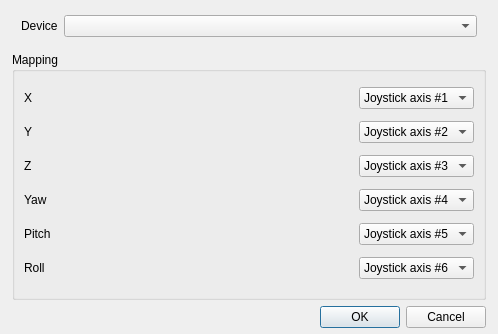
<?xml version="1.0" encoding="UTF-8"?>
<ui version="4.0">
 <class>UILinuxJoystickControls</class>
 <widget class="QWidget" name="UILinuxJoystickControls">
  <property name="windowModality">
   <enum>Qt::NonModal</enum>
  </property>
  <property name="geometry">
   <rect>
    <x>0</x>
    <y>0</y>
    <width>498</width>
    <height>334</height>
   </rect>
  </property>
  <property name="windowTitle">
   <string>Tracker settings</string>
  </property>
  <property name="windowIcon">
   <iconset>
    <normaloff>../gui/images/opentrack.png</normaloff>../gui/images/opentrack.png</iconset>
  </property>
  <layout class="QVBoxLayout" name="verticalLayout">
   <property name="leftMargin">
    <number>12</number>
   </property>
   <property name="topMargin">
    <number>6</number>
   </property>
   <property name="rightMargin">
    <number>12</number>
   </property>
   <property name="bottomMargin">
    <number>6</number>
   </property>
   <item>
    <widget class="QFrame" name="frame">
     <property name="sizePolicy">
      <sizepolicy hsizetype="Preferred" vsizetype="Maximum">
       <horstretch>0</horstretch>
       <verstretch>0</verstretch>
      </sizepolicy>
     </property>
     <property name="frameShape">
      <enum>QFrame::NoFrame</enum>
     </property>
     <layout class="QHBoxLayout" name="horizontalLayout">
      <item>
       <widget class="QLabel" name="label">
        <property name="sizePolicy">
         <sizepolicy hsizetype="Preferred" vsizetype="Maximum">
          <horstretch>0</horstretch>
          <verstretch>0</verstretch>
         </sizepolicy>
        </property>
        <property name="text">
         <string>Device</string>
        </property>
       </widget>
      </item>
      <item>
       <widget class="QComboBox" name="joylist">
        <property name="sizePolicy">
         <sizepolicy hsizetype="Expanding" vsizetype="Fixed">
          <horstretch>0</horstretch>
          <verstretch>0</verstretch>
         </sizepolicy>
        </property>
       </widget>
      </item>
     </layout>
    </widget>
   </item>
   <item>
    <widget class="QGroupBox" name="groupBox">
     <property name="title">
      <string>Mapping</string>
     </property>
     <layout class="QGridLayout" name="gridLayout">
      <item row="0" column="1">
       <widget class="QComboBox" name="joy_1">
        <property name="sizePolicy">
         <sizepolicy hsizetype="Maximum" vsizetype="Fixed">
          <horstretch>0</horstretch>
          <verstretch>0</verstretch>
         </sizepolicy>
        </property>
        <property name="currentIndex">
         <number>1</number>
        </property>
        <item>
         <property name="text">
          <string>Disabled</string>
         </property>
        </item>
        <item>
         <property name="text">
          <string>Joystick axis #1</string>
         </property>
        </item>
        <item>
         <property name="text">
          <string>Joystick axis #2</string>
         </property>
        </item>
        <item>
         <property name="text">
          <string>Joystick axis #3</string>
         </property>
        </item>
        <item>
         <property name="text">
          <string>Joystick axis #4</string>
         </property>
        </item>
        <item>
         <property name="text">
          <string>Joystick axis #5</string>
         </property>
        </item>
        <item>
         <property name="text">
          <string>Joystick axis #6</string>
         </property>
        </item>
        <item>
         <property name="text">
          <string>Joystick axis #7</string>
         </property>
        </item>
        <item>
         <property name="text">
          <string>Joystick axis #8</string>
         </property>
        </item>
       </widget>
      </item>
      <item row="1" column="1">
       <widget class="QComboBox" name="joy_2">
        <property name="sizePolicy">
         <sizepolicy hsizetype="Maximum" vsizetype="Fixed">
          <horstretch>0</horstretch>
          <verstretch>0</verstretch>
         </sizepolicy>
        </property>
        <property name="currentIndex">
         <number>2</number>
        </property>
        <item>
         <property name="text">
          <string>Disabled</string>
         </property>
        </item>
        <item>
         <property name="text">
          <string>Joystick axis #1</string>
         </property>
        </item>
        <item>
         <property name="text">
          <string>Joystick axis #2</string>
         </property>
        </item>
        <item>
         <property name="text">
          <string>Joystick axis #3</string>
         </property>
        </item>
        <item>
         <property name="text">
          <string>Joystick axis #4</string>
         </property>
        </item>
        <item>
         <property name="text">
          <string>Joystick axis #5</string>
         </property>
        </item>
        <item>
         <property name="text">
          <string>Joystick axis #6</string>
         </property>
        </item>
        <item>
         <property name="text">
          <string>Joystick axis #7</string>
         </property>
        </item>
        <item>
         <property name="text">
          <string>Joystick axis #8</string>
         </property>
        </item>
       </widget>
      </item>
      <item row="2" column="1">
       <widget class="QComboBox" name="joy_3">
        <property name="sizePolicy">
         <sizepolicy hsizetype="Maximum" vsizetype="Fixed">
          <horstretch>0</horstretch>
          <verstretch>0</verstretch>
         </sizepolicy>
        </property>
        <property name="currentIndex">
         <number>3</number>
        </property>
        <item>
         <property name="text">
          <string>Disabled</string>
         </property>
        </item>
        <item>
         <property name="text">
          <string>Joystick axis #1</string>
         </property>
        </item>
        <item>
         <property name="text">
          <string>Joystick axis #2</string>
         </property>
        </item>
        <item>
         <property name="text">
          <string>Joystick axis #3</string>
         </property>
        </item>
        <item>
         <property name="text">
          <string>Joystick axis #4</string>
         </property>
        </item>
        <item>
         <property name="text">
          <string>Joystick axis #5</string>
         </property>
        </item>
        <item>
         <property name="text">
          <string>Joystick axis #6</string>
         </property>
        </item>
        <item>
         <property name="text">
          <string>Joystick axis #7</string>
         </property>
        </item>
        <item>
         <property name="text">
          <string>Joystick axis #8</string>
         </property>
        </item>
       </widget>
      </item>
      <item row="3" column="1">
       <widget class="QComboBox" name="joy_4">
        <property name="sizePolicy">
         <sizepolicy hsizetype="Maximum" vsizetype="Fixed">
          <horstretch>0</horstretch>
          <verstretch>0</verstretch>
         </sizepolicy>
        </property>
        <property name="currentIndex">
         <number>4</number>
        </property>
        <item>
         <property name="text">
          <string>Disabled</string>
         </property>
        </item>
        <item>
         <property name="text">
          <string>Joystick axis #1</string>
         </property>
        </item>
        <item>
         <property name="text">
          <string>Joystick axis #2</string>
         </property>
        </item>
        <item>
         <property name="text">
          <string>Joystick axis #3</string>
         </property>
        </item>
        <item>
         <property name="text">
          <string>Joystick axis #4</string>
         </property>
        </item>
        <item>
         <property name="text">
          <string>Joystick axis #5</string>
         </property>
        </item>
        <item>
         <property name="text">
          <string>Joystick axis #6</string>
         </property>
        </item>
        <item>
         <property name="text">
          <string>Joystick axis #7</string>
         </property>
        </item>
        <item>
         <property name="text">
          <string>Joystick axis #8</string>
         </property>
        </item>
       </widget>
      </item>
      <item row="4" column="1">
       <widget class="QComboBox" name="joy_5">
        <property name="sizePolicy">
         <sizepolicy hsizetype="Maximum" vsizetype="Fixed">
          <horstretch>0</horstretch>
          <verstretch>0</verstretch>
         </sizepolicy>
        </property>
        <property name="currentIndex">
         <number>5</number>
        </property>
        <item>
         <property name="text">
          <string>Disabled</string>
         </property>
        </item>
        <item>
         <property name="text">
          <string>Joystick axis #1</string>
         </property>
        </item>
        <item>
         <property name="text">
          <string>Joystick axis #2</string>
         </property>
        </item>
        <item>
         <property name="text">
          <string>Joystick axis #3</string>
         </property>
        </item>
        <item>
         <property name="text">
          <string>Joystick axis #4</string>
         </property>
        </item>
        <item>
         <property name="text">
          <string>Joystick axis #5</string>
         </property>
        </item>
        <item>
         <property name="text">
          <string>Joystick axis #6</string>
         </property>
        </item>
        <item>
         <property name="text">
          <string>Joystick axis #7</string>
         </property>
        </item>
        <item>
         <property name="text">
          <string>Joystick axis #8</string>
         </property>
        </item>
       </widget>
      </item>
      <item row="5" column="1">
       <widget class="QComboBox" name="joy_6">
        <property name="sizePolicy">
         <sizepolicy hsizetype="Maximum" vsizetype="Fixed">
          <horstretch>0</horstretch>
          <verstretch>0</verstretch>
         </sizepolicy>
        </property>
        <property name="currentIndex">
         <number>6</number>
        </property>
        <item>
         <property name="text">
          <string>Disabled</string>
         </property>
        </item>
        <item>
         <property name="text">
          <string>Joystick axis #1</string>
         </property>
        </item>
        <item>
         <property name="text">
          <string>Joystick axis #2</string>
         </property>
        </item>
        <item>
         <property name="text">
          <string>Joystick axis #3</string>
         </property>
        </item>
        <item>
         <property name="text">
          <string>Joystick axis #4</string>
         </property>
        </item>
        <item>
         <property name="text">
          <string>Joystick axis #5</string>
         </property>
        </item>
        <item>
         <property name="text">
          <string>Joystick axis #6</string>
         </property>
        </item>
        <item>
         <property name="text">
          <string>Joystick axis #7</string>
         </property>
        </item>
        <item>
         <property name="text">
          <string>Joystick axis #8</string>
         </property>
        </item>
       </widget>
      </item>
      <item row="0" column="0">
       <widget class="QLabel" name="label_5">
        <property name="text">
         <string>X</string>
        </property>
       </widget>
      </item>
      <item row="1" column="0">
       <widget class="QLabel" name="label_6">
        <property name="text">
         <string>Y</string>
        </property>
       </widget>
      </item>
      <item row="2" column="0">
       <widget class="QLabel" name="label_7">
        <property name="text">
         <string>Z</string>
        </property>
       </widget>
      </item>
      <item row="3" column="0">
       <widget class="QLabel" name="label_2">
        <property name="text">
         <string>Yaw</string>
        </property>
       </widget>
      </item>
      <item row="4" column="0">
       <widget class="QLabel" name="label_3">
        <property name="text">
         <string>Pitch</string>
        </property>
       </widget>
      </item>
      <item row="5" column="0">
       <widget class="QLabel" name="label_4">
        <property name="text">
         <string>Roll</string>
        </property>
       </widget>
      </item>
     </layout>
    </widget>
   </item>
   <item>
    <widget class="QDialogButtonBox" name="buttonBox">
     <property name="standardButtons">
      <set>QDialogButtonBox::Cancel|QDialogButtonBox::Ok</set>
     </property>
    </widget>
   </item>
  </layout>
 </widget>
 <tabstops>
  <tabstop>buttonBox</tabstop>
 </tabstops>
 <resources/>
 <connections/>
 <slots>
  <slot>startEngineClicked()</slot>
  <slot>stopEngineClicked()</slot>
  <slot>cameraSettingsClicked()</slot>
 </slots>
</ui>
